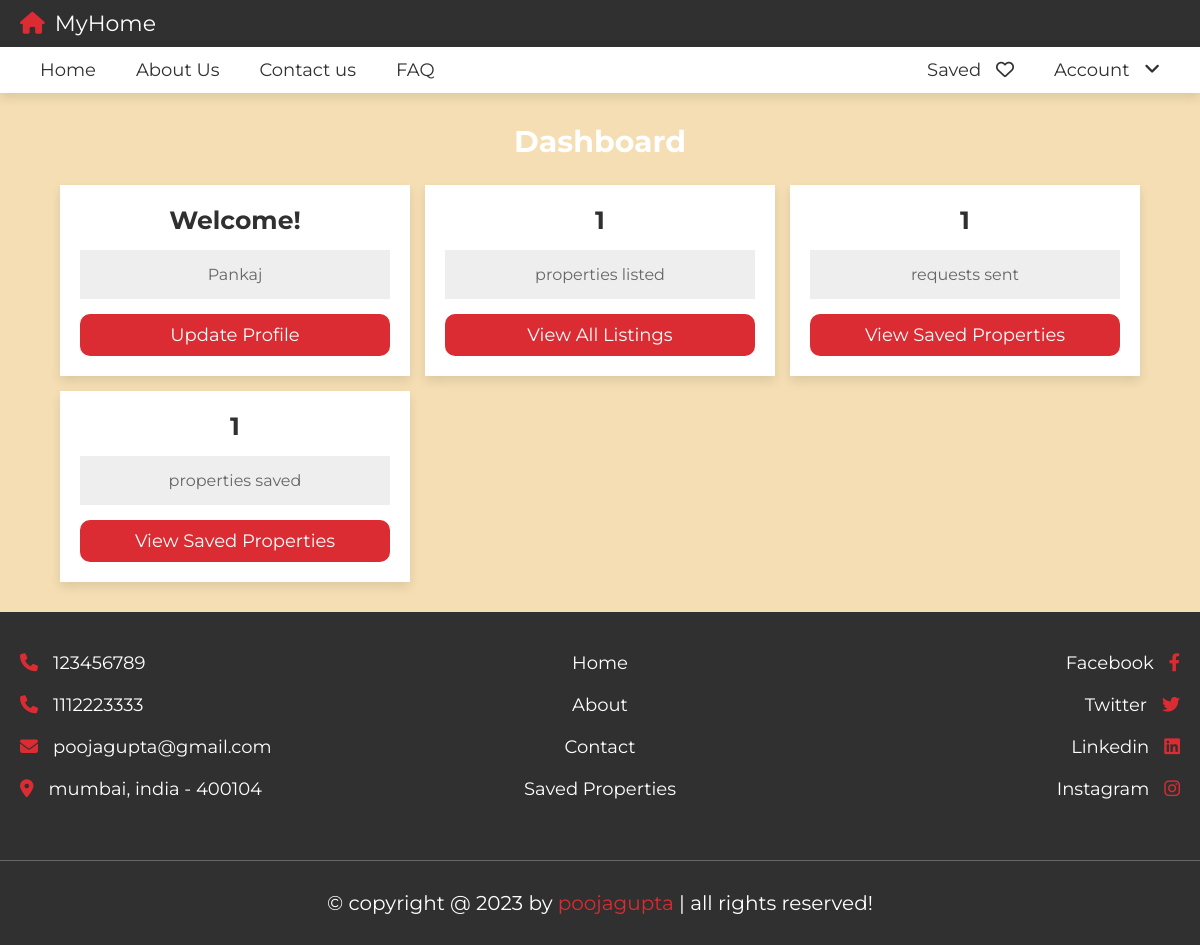
The page /dashboard.php (signed in) on the database as committed earlier.
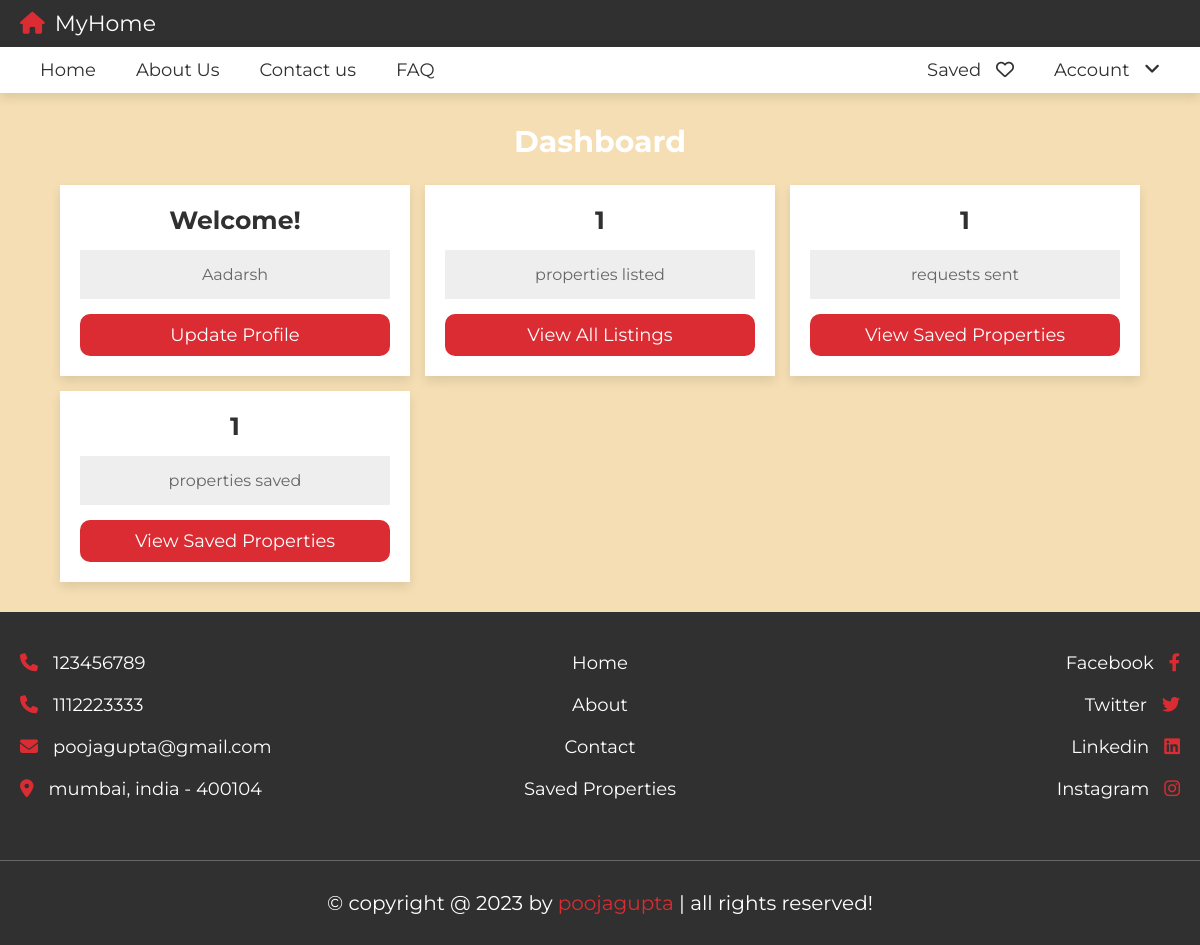
The same page on the database as committed later.
### tables this page shows
CREATE TABLE `users` (
  `id` int(20) NOT NULL,
  `name` varchar(50) NOT NULL,
  `number` varchar(10) NOT NULL,
  `email` varchar(50) NOT NULL,
  `password` varchar(50) NOT NULL
);

### dashboard.php (the view, shortened to what this page needs)
<?php
include 'components/connect.php';
if(isset($_COOKIE['user_id'])){
   $user_id = $_COOKIE['user_id'];
}else{
   $user_id = '';
   header('location:login.php');
}
?>
<!DOCTYPE html>
<html lang="en">
<head>
   <link rel="stylesheet" href="https://cdnjs.cloudflare.com/ajax/libs/font-awesome/6.2.0/css/all.min.css">
   <link rel="stylesheet" href="css/style.css">
</head>
<body>
<?php include 'components/user_header.php'; ?>
<section class="dashboard">
   <h1 class="heading">dashboard</h1>
   <div class="box-container">
      <div class="box">
      <?php
         $select_profile = $conn->prepare("SELECT * FROM `users` WHERE id = ? LIMIT 1");
         $select_profile->execute([$user_id]);
         $fetch_profile = $select_profile->fetch(PDO::FETCH_ASSOC);
      ?>
      <h3>welcome!</h3>
      <p><?= $fetch_profile['name']; ?></p>
      <a href="update.php" class="btn">update profile</a>
      </div>
      <div class="box">
      <?php
        $count_properties = $conn->prepare("SELECT * FROM `property` WHERE user_id = ?");
        $count_properties->execute([$user_id]);
        $total_properties = $count_properties->rowCount();
      ?>
      <h3><?= $total_properties; ?></h3>
      <p>properties listed</p>
      <a href="my_listings.php" class="btn">view all listings</a>
      </div>
      <div class="box">
      <?php
        $count_requests_sent = $conn->prepare("SELECT * FROM `requests` WHERE sender = ?");
        $count_requests_sent->execute([$user_id]);
        $total_requests_sent = $count_requests_sent->rowCount();
      ?>
      <h3><?= $total_requests_sent; ?></h3>
      <p>requests sent</p>
      <a href="saved.php" class="btn">view saved properties</a>
      </div>
      <div class="box">
      <?php
        $count_saved_properties = $conn->prepare("SELECT * FROM `saved` WHERE user_id = ?");
        $count_saved_properties->execute([$user_id]);
        $total_saved_properties = $count_saved_properties->rowCount();
      ?>
      <h3><?= $total_saved_properties; ?></h3>
      <p>properties saved</p>
      <a href="saved.php" class="btn">view saved properties</a>
      </div>
   </div>
</section>
<?php include 'components/footer.php'; ?>
</body>
</html>

Rows that differ between the two databases and show on the page:
changed users: name "Pankaj" → "Aadarsh"
